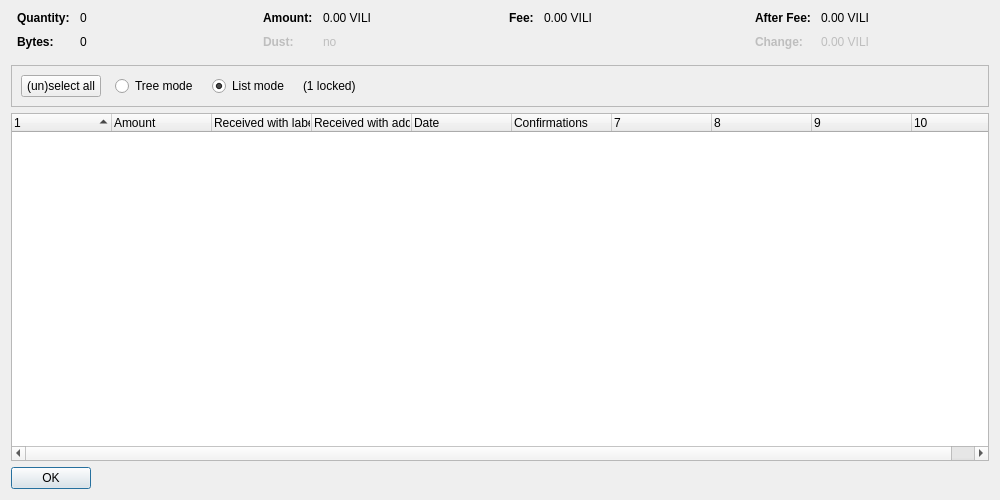
<?xml version="1.0" encoding="UTF-8"?>
<ui version="4.0">
 <class>CoinControlDialog</class>
 <widget class="QDialog" name="CoinControlDialog">
  <property name="geometry">
   <rect>
    <x>0</x>
    <y>0</y>
    <width>1000</width>
    <height>500</height>
   </rect>
  </property>
  <property name="windowTitle">
   <string>Coin Selection</string>
  </property>
  <layout class="QVBoxLayout" name="verticalLayout">
   <item>
    <layout class="QHBoxLayout" name="horizontalLayoutTop" stretch="0,0,0,0">
     <property name="topMargin">
      <number>0</number>
     </property>
     <property name="bottomMargin">
      <number>10</number>
     </property>
     <item>
      <layout class="QFormLayout" name="formLayoutCoinControl1">
       <property name="horizontalSpacing">
        <number>10</number>
       </property>
       <property name="verticalSpacing">
        <number>10</number>
       </property>
       <property name="leftMargin">
        <number>6</number>
       </property>
       <property name="rightMargin">
        <number>6</number>
       </property>
       <item row="0" column="0">
        <widget class="QLabel" name="labelCoinControlQuantityText">
         <property name="font">
          <font>
           <weight>75</weight>
           <bold>true</bold>
          </font>
         </property>
         <property name="text">
          <string>Quantity:</string>
         </property>
        </widget>
       </item>
       <item row="0" column="1">
        <widget class="QLabel" name="labelCoinControlQuantity">
         <property name="cursor">
          <cursorShape>IBeamCursor</cursorShape>
         </property>
         <property name="contextMenuPolicy">
          <enum>Qt::ActionsContextMenu</enum>
         </property>
         <property name="text">
          <string notr="true">0</string>
         </property>
         <property name="textInteractionFlags">
          <set>Qt::LinksAccessibleByMouse|Qt::TextSelectableByKeyboard|Qt::TextSelectableByMouse</set>
         </property>
        </widget>
       </item>
       <item row="1" column="0">
        <widget class="QLabel" name="labelCoinControlBytesText">
         <property name="font">
          <font>
           <weight>75</weight>
           <bold>true</bold>
          </font>
         </property>
         <property name="text">
          <string>Bytes:</string>
         </property>
        </widget>
       </item>
       <item row="1" column="1">
        <widget class="QLabel" name="labelCoinControlBytes">
         <property name="cursor">
          <cursorShape>IBeamCursor</cursorShape>
         </property>
         <property name="contextMenuPolicy">
          <enum>Qt::ActionsContextMenu</enum>
         </property>
         <property name="text">
          <string notr="true">0</string>
         </property>
         <property name="textInteractionFlags">
          <set>Qt::LinksAccessibleByMouse|Qt::TextSelectableByKeyboard|Qt::TextSelectableByMouse</set>
         </property>
        </widget>
       </item>
      </layout>
     </item>
     <item>
      <layout class="QFormLayout" name="formLayoutCoinControl2">
       <property name="horizontalSpacing">
        <number>10</number>
       </property>
       <property name="verticalSpacing">
        <number>10</number>
       </property>
       <property name="leftMargin">
        <number>6</number>
       </property>
       <property name="rightMargin">
        <number>6</number>
       </property>
       <item row="0" column="0">
        <widget class="QLabel" name="labelCoinControlAmountText">
         <property name="font">
          <font>
           <weight>75</weight>
           <bold>true</bold>
          </font>
         </property>
         <property name="text">
          <string>Amount:</string>
         </property>
        </widget>
       </item>
       <item row="0" column="1">
        <widget class="QLabel" name="labelCoinControlAmount">
         <property name="cursor">
          <cursorShape>IBeamCursor</cursorShape>
         </property>
         <property name="contextMenuPolicy">
          <enum>Qt::ActionsContextMenu</enum>
         </property>
         <property name="text">
          <string notr="true">0.00 VILI</string>
         </property>
         <property name="textInteractionFlags">
          <set>Qt::LinksAccessibleByMouse|Qt::TextSelectableByKeyboard|Qt::TextSelectableByMouse</set>
         </property>
        </widget>
       </item>
       <item row="1" column="0">
        <widget class="QLabel" name="labelCoinControlLowOutputText">
         <property name="enabled">
          <bool>false</bool>
         </property>
         <property name="font">
          <font>
           <weight>75</weight>
           <bold>true</bold>
          </font>
         </property>
         <property name="text">
          <string>Dust:</string>
         </property>
        </widget>
       </item>
       <item row="1" column="1">
        <widget class="QLabel" name="labelCoinControlLowOutput">
         <property name="enabled">
          <bool>false</bool>
         </property>
         <property name="cursor">
          <cursorShape>IBeamCursor</cursorShape>
         </property>
         <property name="contextMenuPolicy">
          <enum>Qt::ActionsContextMenu</enum>
         </property>
         <property name="text">
          <string notr="true">no</string>
         </property>
         <property name="textInteractionFlags">
          <set>Qt::LinksAccessibleByMouse|Qt::TextSelectableByKeyboard|Qt::TextSelectableByMouse</set>
         </property>
        </widget>
       </item>
      </layout>
     </item>
     <item>
      <layout class="QFormLayout" name="formLayoutCoinControl3">
       <property name="horizontalSpacing">
        <number>10</number>
       </property>
       <property name="verticalSpacing">
        <number>10</number>
       </property>
       <property name="leftMargin">
        <number>6</number>
       </property>
       <property name="rightMargin">
        <number>6</number>
       </property>
       <item row="0" column="0">
        <widget class="QLabel" name="labelCoinControlFeeText">
         <property name="font">
          <font>
           <weight>75</weight>
           <bold>true</bold>
          </font>
         </property>
         <property name="text">
          <string>Fee:</string>
         </property>
        </widget>
       </item>
       <item row="0" column="1">
        <widget class="QLabel" name="labelCoinControlFee">
         <property name="cursor">
          <cursorShape>IBeamCursor</cursorShape>
         </property>
         <property name="contextMenuPolicy">
          <enum>Qt::ActionsContextMenu</enum>
         </property>
         <property name="text">
          <string notr="true">0.00 VILI</string>
         </property>
         <property name="textInteractionFlags">
          <set>Qt::LinksAccessibleByMouse|Qt::TextSelectableByKeyboard|Qt::TextSelectableByMouse</set>
         </property>
        </widget>
       </item>
      </layout>
     </item>
     <item>
      <layout class="QFormLayout" name="formLayoutCoinControl4">
       <property name="horizontalSpacing">
        <number>10</number>
       </property>
       <property name="verticalSpacing">
        <number>10</number>
       </property>
       <property name="leftMargin">
        <number>6</number>
       </property>
       <property name="rightMargin">
        <number>6</number>
       </property>
       <item row="0" column="0">
        <widget class="QLabel" name="labelCoinControlAfterFeeText">
         <property name="font">
          <font>
           <weight>75</weight>
           <bold>true</bold>
          </font>
         </property>
         <property name="text">
          <string>After Fee:</string>
         </property>
        </widget>
       </item>
       <item row="0" column="1">
        <widget class="QLabel" name="labelCoinControlAfterFee">
         <property name="cursor">
          <cursorShape>IBeamCursor</cursorShape>
         </property>
         <property name="contextMenuPolicy">
          <enum>Qt::ActionsContextMenu</enum>
         </property>
         <property name="text">
          <string notr="true">0.00 VILI</string>
         </property>
         <property name="textInteractionFlags">
          <set>Qt::LinksAccessibleByMouse|Qt::TextSelectableByKeyboard|Qt::TextSelectableByMouse</set>
         </property>
        </widget>
       </item>
       <item row="1" column="0">
        <widget class="QLabel" name="labelCoinControlChangeText">
         <property name="enabled">
          <bool>false</bool>
         </property>
         <property name="font">
          <font>
           <weight>75</weight>
           <bold>true</bold>
          </font>
         </property>
         <property name="text">
          <string>Change:</string>
         </property>
        </widget>
       </item>
       <item row="1" column="1">
        <widget class="QLabel" name="labelCoinControlChange">
         <property name="enabled">
          <bool>false</bool>
         </property>
         <property name="cursor">
          <cursorShape>IBeamCursor</cursorShape>
         </property>
         <property name="contextMenuPolicy">
          <enum>Qt::ActionsContextMenu</enum>
         </property>
         <property name="text">
          <string notr="true">0.00 VILI</string>
         </property>
         <property name="textInteractionFlags">
          <set>Qt::LinksAccessibleByMouse|Qt::TextSelectableByKeyboard|Qt::TextSelectableByMouse</set>
         </property>
        </widget>
       </item>
      </layout>
     </item>
    </layout>
   </item>
   <item>
    <widget class="QFrame" name="frame">
     <property name="minimumSize">
      <size>
       <width>0</width>
       <height>40</height>
      </size>
     </property>
     <property name="frameShape">
      <enum>QFrame::StyledPanel</enum>
     </property>
     <property name="frameShadow">
      <enum>QFrame::Sunken</enum>
     </property>
     <layout class="QHBoxLayout" name="horizontalLayout">
      <item>
       <layout class="QHBoxLayout" name="horizontalLayoutPanel" stretch="0,0,0,0,0">
        <property name="spacing">
         <number>14</number>
        </property>
        <item>
         <widget class="QPushButton" name="pushButtonSelectAll">
          <property name="sizePolicy">
           <sizepolicy hsizetype="Maximum" vsizetype="Fixed">
            <horstretch>0</horstretch>
            <verstretch>0</verstretch>
           </sizepolicy>
          </property>
          <property name="text">
           <string>(un)select all</string>
          </property>
          <property name="autoDefault">
           <bool>false</bool>
          </property>
         </widget>
        </item>
        <item>
         <widget class="QRadioButton" name="radioTreeMode">
          <property name="sizePolicy">
           <sizepolicy hsizetype="Maximum" vsizetype="Fixed">
            <horstretch>0</horstretch>
            <verstretch>0</verstretch>
           </sizepolicy>
          </property>
          <property name="text">
           <string>Tree mode</string>
          </property>
         </widget>
        </item>
        <item>
         <widget class="QRadioButton" name="radioListMode">
          <property name="sizePolicy">
           <sizepolicy hsizetype="Maximum" vsizetype="Fixed">
            <horstretch>0</horstretch>
            <verstretch>0</verstretch>
           </sizepolicy>
          </property>
          <property name="text">
           <string>List mode</string>
          </property>
          <property name="checked">
           <bool>true</bool>
          </property>
         </widget>
        </item>
        <item>
         <widget class="QLabel" name="labelLocked">
          <property name="text">
           <string notr="true">(1 locked)</string>
          </property>
         </widget>
        </item>
        <item>
         <spacer name="horizontalSpacer">
          <property name="orientation">
           <enum>Qt::Horizontal</enum>
          </property>
          <property name="sizeHint" stdset="0">
           <size>
            <width>40</width>
            <height>20</height>
           </size>
          </property>
         </spacer>
        </item>
       </layout>
      </item>
     </layout>
    </widget>
   </item>
   <item>
    <widget class="CoinControlTreeWidget" name="treeWidget">
     <property name="contextMenuPolicy">
      <enum>Qt::CustomContextMenu</enum>
     </property>
     <property name="sortingEnabled">
      <bool>false</bool>
     </property>
     <property name="columnCount">
      <number>10</number>
     </property>
     <attribute name="headerShowSortIndicator" stdset="0">
      <bool>true</bool>
     </attribute>
     <attribute name="headerStretchLastSection">
      <bool>false</bool>
     </attribute>
     <column>
      <property name="text">
       <string/>
      </property>
     </column>
     <column>
      <property name="text">
       <string>Amount</string>
      </property>
     </column>
     <column>
      <property name="text">
       <string>Received with label</string>
      </property>
     </column>
     <column>
      <property name="text">
       <string>Received with address</string>
      </property>
     </column>
     <column>
      <property name="text">
       <string>Date</string>
      </property>
     </column>
     <column>
      <property name="text">
       <string>Confirmations</string>
      </property>
      <property name="toolTip">
       <string>Confirmed</string>
      </property>
     </column>
     <column>
      <property name="text">
       <string/>
      </property>
     </column>
     <column>
      <property name="text">
       <string/>
      </property>
     </column>
     <column>
      <property name="text">
       <string/>
      </property>
     </column>
     <column>
      <property name="text">
       <string/>
      </property>
     </column>
    </widget>
   </item>
   <item>
    <widget class="QDialogButtonBox" name="buttonBox">
     <property name="sizePolicy">
      <sizepolicy hsizetype="Maximum" vsizetype="Fixed">
       <horstretch>0</horstretch>
       <verstretch>0</verstretch>
      </sizepolicy>
     </property>
     <property name="orientation">
      <enum>Qt::Horizontal</enum>
     </property>
     <property name="standardButtons">
      <set>QDialogButtonBox::Ok</set>
     </property>
    </widget>
   </item>
  </layout>
 </widget>
 <customwidgets>
  <customwidget>
   <class>CoinControlTreeWidget</class>
   <extends>QTreeWidget</extends>
   <header>coincontroltreewidget.h</header>
  </customwidget>
 </customwidgets>
 <resources/>
 <connections/>
</ui>
